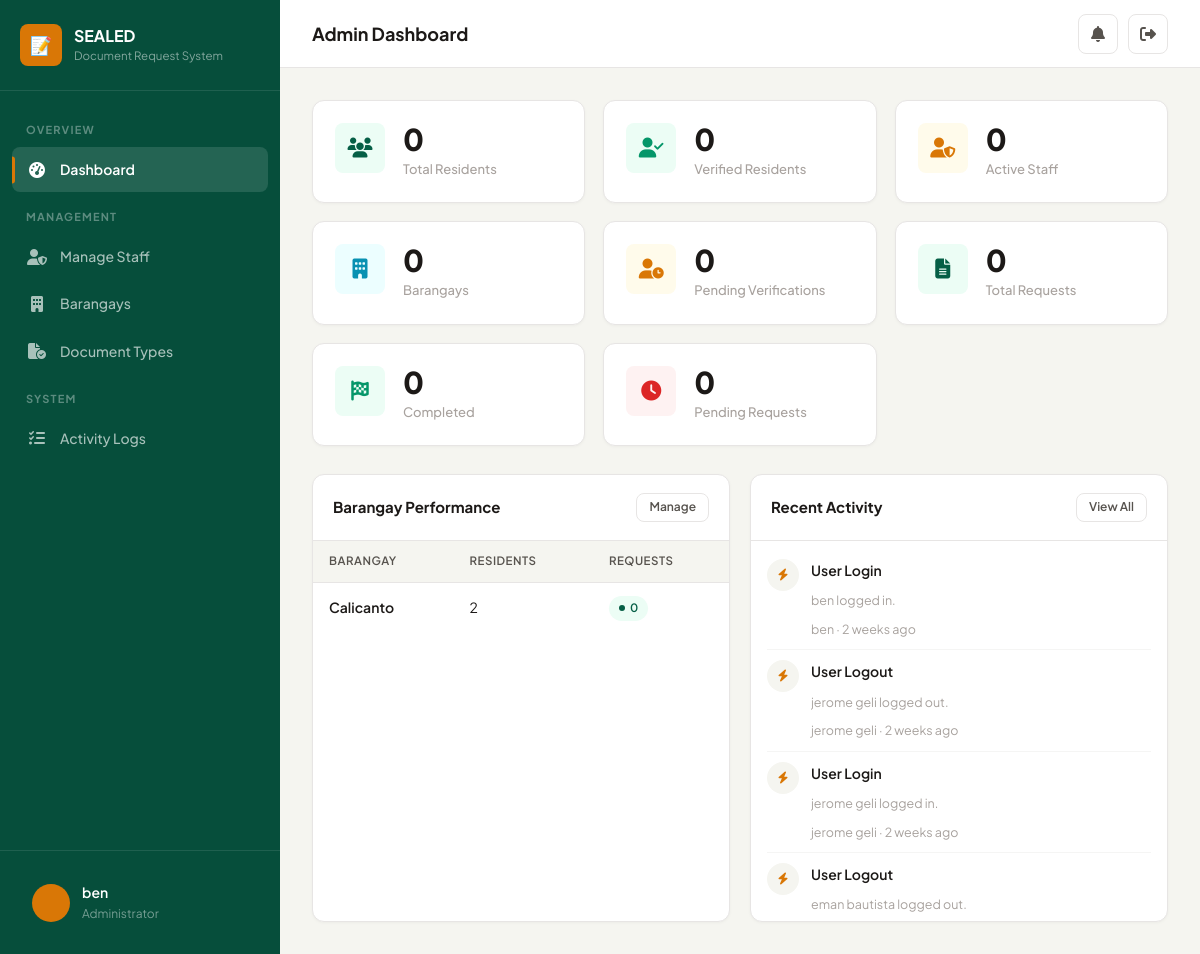
/admin-dashboard/ (signed in), run on an earlier commit of the app's database.
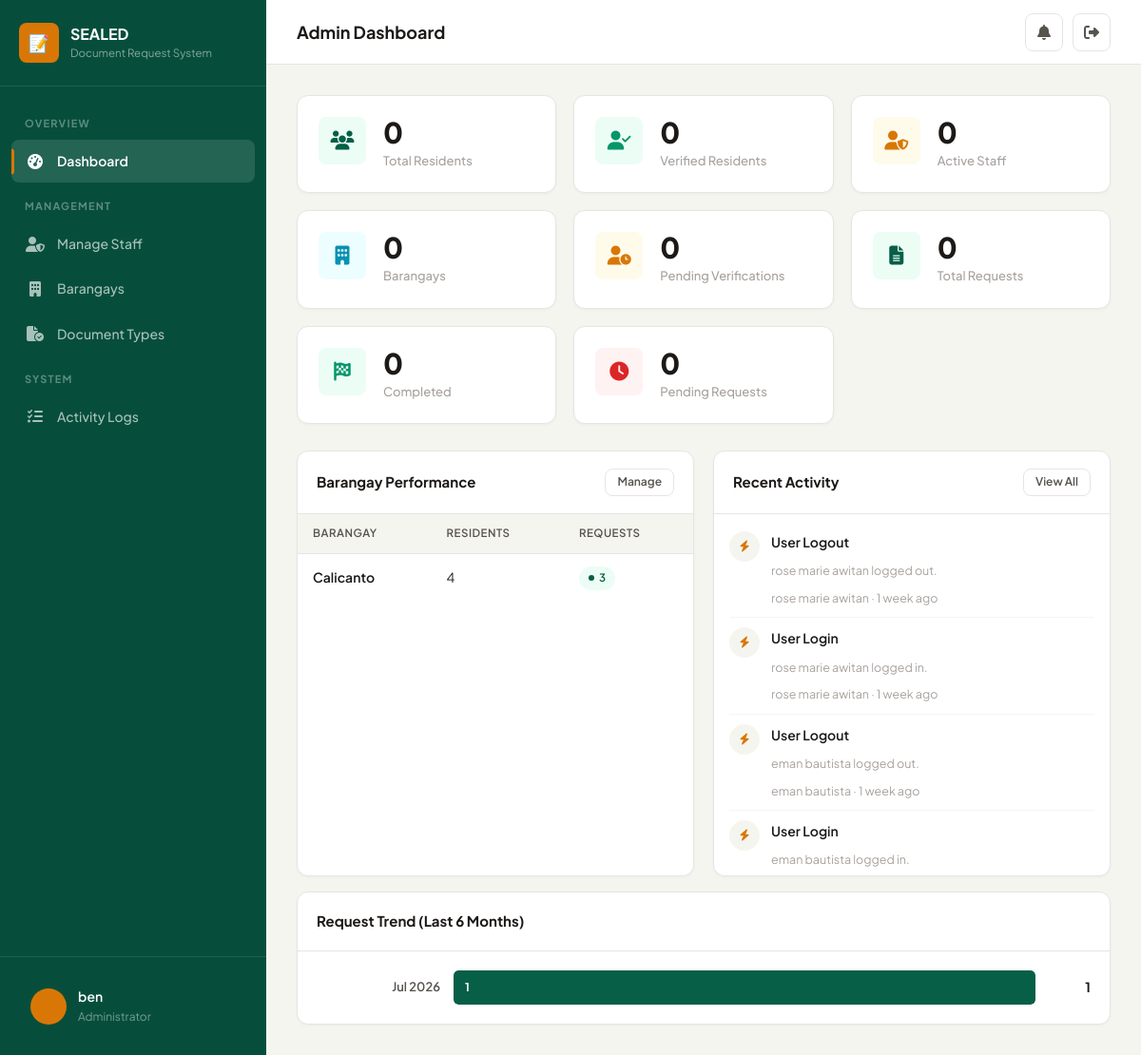
And on a later commit of the database.
### brgy/models.py (models this page shows, shortened)
class Barangay(models.Model):
    id = models.UUIDField(primary_key=True, default=uuid.uuid4, editable=False)
    name = models.CharField(max_length=200)
    address = models.TextField()
    contact_number = models.CharField(max_length=20, blank=True)
    email = models.EmailField(blank=True)
    chairman_name = models.CharField(max_length=200, blank=True)
    officials = models.JSONField(default=dict, blank=True)
    is_active = models.BooleanField(default=True)
    created_at = models.DateTimeField(auto_now_add=True)
    updated_at = models.DateTimeField(auto_now=True)
    class Meta:
        ordering = ['name']

class ActivityLog(models.Model):
    id = models.UUIDField(primary_key=True, default=uuid.uuid4, editable=False)
    user = models.ForeignKey(CustomUser, on_delete=models.SET_NULL, null=True, blank=True, related_name='logs')
    action = models.CharField(max_length=200)
    details = models.TextField(blank=True)
    ip_address = models.GenericIPAddressField(null=True, blank=True)
    created_at = models.DateTimeField(auto_now_add=True)
    class Meta:
        ordering = ['-created_at']
        verbose_name_plural = 'Activity logs'

class CustomUser(AbstractUser):
    class Role(models.TextChoices):
        RESIDENT = 'resident', 'Resident'
        STAFF = 'staff', 'Staff'
        ADMIN = 'admin', 'Administrator'
    class VerificationStatus(models.TextChoices):
        PENDING = 'pending', 'Pending'
        APPROVED = 'approved', 'Approved'
        REJECTED = 'rejected', 'Rejected'
    id = models.UUIDField(primary_key=True, default=uuid.uuid4, editable=False)
    role = models.CharField(max_length=20, choices=Role.choices, default=Role.RESIDENT)
    barangay = models.ForeignKey(
        Barangay, on_delete=models.SET_NULL, null=True, blank=True, related_name='users'
    )
    verification_status = models.CharField(
        max_length=20, choices=VerificationStatus.choices, default=VerificationStatus.PENDING
    )
    phone_number = models.CharField(max_length=20, blank=True)
    address = models.TextField(blank=True)
    birth_date = models.DateField(null=True, blank=True)
    gender = models.CharField(max_length=10, blank=True)
    middle_name = models.CharField(max_length=150, blank=True)
    civil_status = models.CharField(max_length=20, blank=True, default='')
    occupation = models.CharField(max_length=100, blank=True, default='')
    id_type = models.CharField(max_length=50, blank=True, default='')
    id_front = models.ImageField(upload_to='resident_ids/', blank=True, null=True)
    id_back = models.ImageField(upload_to='resident_ids/', blank=True, null=True)
    profile_picture = models.ImageField(upload_to='profile_pictures/', blank=True, null=True)
    rejection_reason = models.TextField(blank=True, default='')
    class Meta:
        ordering = ['-date_joined']
    @property
    def display_name(self):
        return self.get_full_name() or self.username

### brgy/views.py (the view)
# urls.py: path('admin-dashboard/', views.admin_dashboard, name='admin_dashboard'),
@login_required
@role_required('admin')
def admin_dashboard(request):
    total_residents = CustomUser.objects.filter(role='resident').count()
    verified_residents = CustomUser.objects.filter(role='resident', verification_status='approved').count()
    total_staff = CustomUser.objects.filter(role='staff').count()
    active_staff = CustomUser.objects.filter(role='staff', is_active=True).count()
    total_barangays = Barangay.objects.filter(is_active=True).count()
    pending_verifications = CustomUser.objects.filter(role='resident', verification_status='pending').count()
    all_requests = DocumentRequest.objects.all()
    total_requests = all_requests.count()
    pending_requests = all_requests.filter(status='pending').count()
    completed_requests = all_requests.filter(status='completed').count()
    recent_logs = ActivityLog.objects.all()[:10]
    barangay_stats = Barangay.objects.filter(is_active=True).annotate(
        total_residents=Count('users', filter=Q(users__role='resident', users__verification_status='approved')),
        total_requests=Count('document_types__requests'),
    ).order_by('-total_requests')[:5]
    monthly_trend = all_requests.annotate(month=TruncDate('created_at')).values('month').annotate(
        count=Count('id')
    ).order_by('-month')[:6]
    return render(request, 'brgy/admin/dashboard.html', {
        'total_residents': total_residents,
        'verified_residents': verified_residents,
        'total_staff': total_staff,
        'active_staff': active_staff,
        'total_barangays': total_barangays,
        'pending_verifications': pending_verifications,
        'total_requests': total_requests,
        'pending_requests': pending_requests,
        'completed_requests': completed_requests,
        'recent_logs': recent_logs,
        'barangay_stats': barangay_stats,
        'monthly_trend': monthly_trend,
    })

### brgy/context_processors.py (called while the page is built)
def brgy_context(request):
    context = {}
    if request.user.is_authenticated:
        unread_count = Notification.objects.filter(user=request.user, is_read=False).count()
        recent_notifications = Notification.objects.filter(user=request.user)[:5]
        context['unread_notification_count'] = unread_count
        context['recent_notifications'] = recent_notifications
    return context

### brgy/views.py (called while the page is built)
def role_required(*roles):
    def decorator(view_func):
        @wraps(view_func)
        def wrapper(request, *args, **kwargs):
            if not request.user.is_authenticated:
                return redirect('login')
            if request.user.role not in roles:
                messages.error(request, 'You do not have permission to access that page.')
                return redirect('dashboard')
            return view_func(request, *args, **kwargs)
        return wrapper
    return decorator

### brgy/templates/brgy/admin/dashboard.html (shortened to what the changed rows need)
{% extends 'brgy/base.html' %}
{% block page_title %}Admin Dashboard{% endblock %}
{% block content %}
<div style="display:grid;grid-template-columns:1fr 1fr;gap:20px;">
    <div class="card">
        <div class="card-body-flush">
            {% if barangay_stats %}
            <div class="table-wrapper">
                <table class="table">
                    <thead><tr><th>Barangay</th><th>Residents</th><th>Requests</th></tr></thead>
                    <tbody>
                        {% for brgy in barangay_stats %}
                        <tr>
                            <td class="fw-600 text-sm">{{ brgy.name }}</td>
                            <td class="text-sm">{{ brgy.total_residents }}</td>
                            <td>
                                <span class="badge badge-primary">{{ brgy.total_requests }}</span>
                            </td>
                        </tr>
                        {% endfor %}
                    </tbody>
                </table>
            </div>
            {% else %}
            <div class="empty-state" style="padding:24px;">
                <i class="fa-solid fa-building" style="font-size:28px;"></i>
                <p class="text-muted text-sm mt-2">No barangays configured yet.</p>
            </div>
            {% endif %}
        </div>
    </div>
    <div class="card">
        <div class="card-body" style="padding:8px 16px;max-height:380px;overflow-y:auto;">
            {% if recent_logs %}
            {% for log in recent_logs %}
            <div style="display:flex;gap:12px;align-items:flex-start;padding:10px 0;{% if not forloop.last %}border-bottom:1px solid var(--border-light);{% endif %}">
                <div style="width:32px;height:32px;border-radius:50%;background:var(--bg);display:flex;align-items:center;justify-content:center;flex-shrink:0;">
                    <i class="fa-solid fa-bolt" style="font-size:12px;color:var(--accent);"></i>
                </div>
                <div style="flex:1;min-width:0;">
                    <div class="text-sm fw-600">{{ log.action }}</div>
                    {% if log.details %}
                    <div class="text-xs text-muted mt-2" style="max-width:280px;overflow:hidden;text-overflow:ellipsis;white-space:nowrap;">{{ log.details }}</div>
                    {% endif %}
                    <div class="text-xs text-muted mt-2">
                        {% if log.user %}{{ log.user.display_name }} &middot; {% endif %}{{ log.created_at|timesince }} ago
                    </div>
                </div>
            </div>
            {% endfor %}
            {% else %}
            <div class="empty-state" style="padding:24px;">
                <i class="fa-solid fa-list" style="font-size:28px;"></i>
                <p class="text-muted text-sm mt-2">No activity logged yet.</p>
            </div>
            {% endif %}
        </div>
    </div>
</div>
{% if monthly_trend %}
<div class="card mt-4">
    <div class="card-header">
        <h3>Request Trend (Last 6 Months)</h3>
    </div>
    <div class="card-body">
        <div class="bar-chart">
            {% for month in monthly_trend %}
            {% with max_count=monthly_trend.0.count|default:1 %}
            <div class="bar-row">
                <div class="bar-label" title="{{ month.month }}">{{ month.month|date:"M Y" }}</div>
                <div class="bar-track" style="height:36px;">
                    <div class="bar-fill" style="background:var(--primary);font-size:12px;" data-width="{% widthratio month.count max_count 100 %}">{{ month.count }}</div>
                </div>
                <div class="bar-value">{{ month.count }}</div>
            </div>
            {% endwith %}
            {% endfor %}
        </div>
    </div>
</div>
{% endif %}
{% endblock %}

What changed in the data, as far as the page shows it:
no longer on this page (row unchanged): ActivityLog: action "User Login", details "ben logged in.", user.display_name "ben", created_at "2 weeks"
no longer on this page (row unchanged): ActivityLog: action "User Logout", details "jerome geli logged out.", user.display_name "jerome geli", created_at "2 weeks"
no longer on this page (row unchanged): ActivityLog: action "User Login", details "jerome geli logged in.", user.display_name "jerome geli", created_at "2 weeks"
no longer on this page (row unchanged): ActivityLog: action "User Logout", details "eman bautista logged out."
computed for Barangay "Calicanto": total_residents "2" → "4"; total_requests "0" → "3"
added ActivityLog: action "User Logout", details "rose marie awitan logged out.", user.display_name "rose marie awitan", created_at "1 week"
added ActivityLog: action "User Login", details "rose marie awitan logged in.", user.display_name "rose marie awitan", created_at "1 week"
added ActivityLog: action "User Logout", details "eman bautista logged out.", user.display_name "eman bautista", created_at "1 week"
added ActivityLog: action "User Login", details "eman bautista logged in."
Also different on the page:
text now shown: "Request Trend (Last 6 Months)"
new list line: "Jul 2026 1 1"
